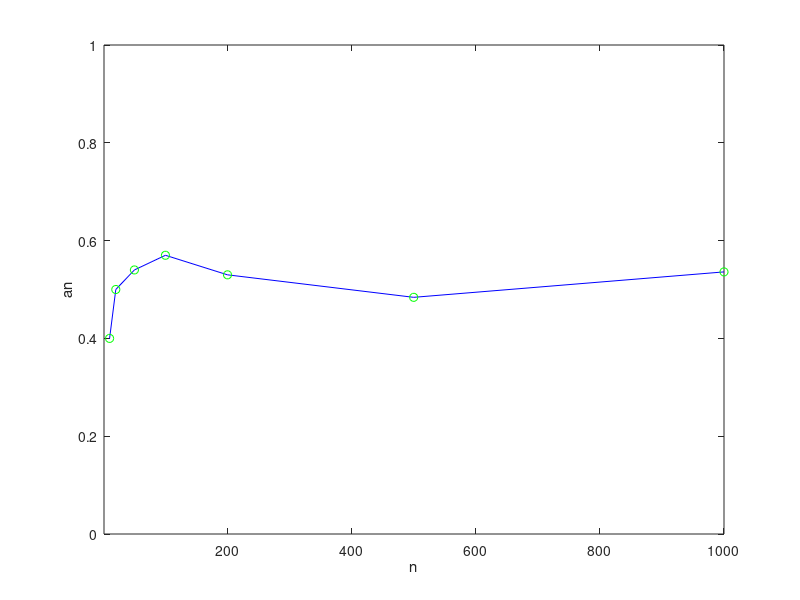

The MATLAB source for this figure:
d=2;
count =0;
Z = zeros(1,7);
sample=[10 20 50 100 200 500 1000];

for N=1:7
    count=0;
    x=rand(1,sample(N))*d/2;
    y=rand(1,sample(N))*d/2;
    for A=1:sample(N)
        if y(A)>x(A) 
            count=count+1;
        end
    end
    Z(N)=count/sample(N);
end

plot(sample, Z, 'b', sample, Z, 'go');
axis([1, 1000,0,1]);
xlabel('n');
title('');
ylabel('an');
Z
